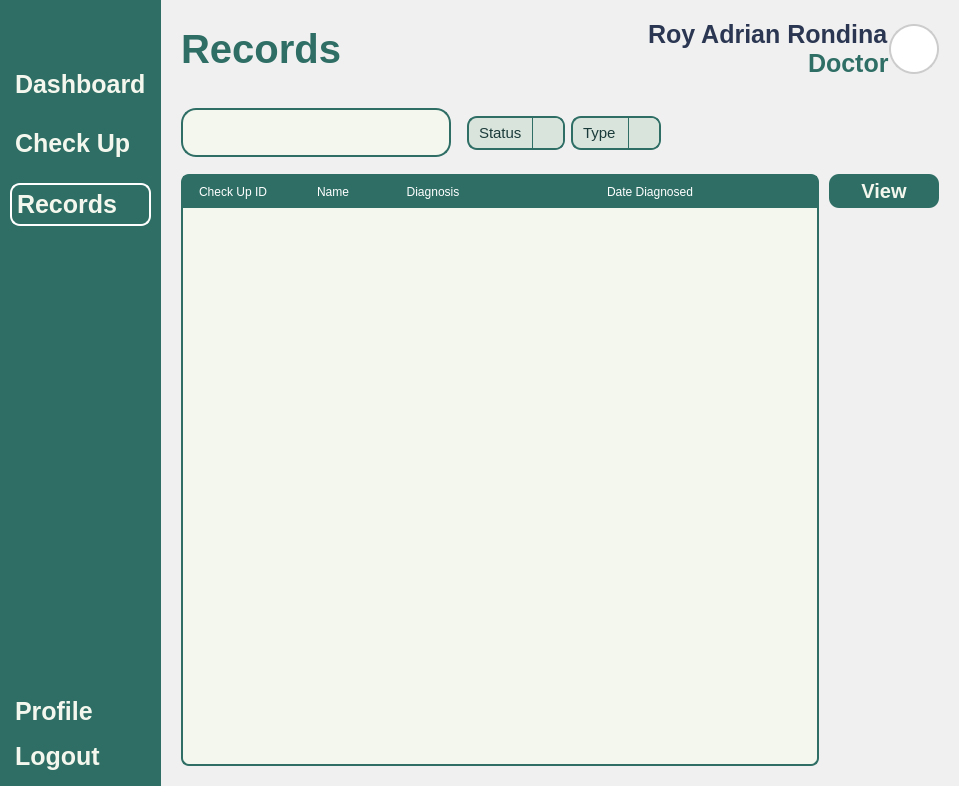
<?xml version="1.0" encoding="UTF-8"?>
<ui version="4.0">
 <class>MainWindow</class>
 <widget class="QMainWindow" name="MainWindow">
  <property name="geometry">
   <rect>
    <x>0</x>
    <y>0</y>
    <width>959</width>
    <height>786</height>
   </rect>
  </property>
  <property name="windowTitle">
   <string>MainWindow</string>
  </property>
  <property name="styleSheet">
   <string notr="true">*{
	padding: 0px;
	margin: 0px;
	border: 0px;
}
QPushButton {
	font: 900 10pt &quot;Satoshi Black&quot;;
	background-color: transparent;
 	border-radius: 10px;
	font-weight: bold;
	font-size: 25px;
	color: #F4F7ED;
	text-align: left;
	padding: 5px 5px;
}
#NavBar {
    background-color: #2E6E65;
}
QLabel {
	font: 900 10pt &quot;Satoshi Black&quot;;
	font-size: 25px;
	font-weight: bold;
	color: #2E6E65;
	qproperty-alignment: 'AlignLeft';
    qproperty-wordWrap: true;
	background: transparent;
}
</string>
  </property>
  <widget class="QWidget" name="centralwidget">
   <layout class="QHBoxLayout" name="horizontalLayout">
    <property name="spacing">
     <number>0</number>
    </property>
    <property name="leftMargin">
     <number>0</number>
    </property>
    <property name="topMargin">
     <number>0</number>
    </property>
    <property name="rightMargin">
     <number>0</number>
    </property>
    <property name="bottomMargin">
     <number>0</number>
    </property>
    <item>
     <widget class="QWidget" name="NavBar" native="true">
      <property name="sizePolicy">
       <sizepolicy hsizetype="Preferred" vsizetype="Expanding">
        <horstretch>0</horstretch>
        <verstretch>0</verstretch>
       </sizepolicy>
      </property>
      <layout class="QVBoxLayout" name="verticalLayout_3">
       <property name="spacing">
        <number>6</number>
       </property>
       <property name="leftMargin">
        <number>10</number>
       </property>
       <property name="topMargin">
        <number>10</number>
       </property>
       <property name="rightMargin">
        <number>10</number>
       </property>
       <property name="bottomMargin">
        <number>10</number>
       </property>
       <item>
        <widget class="QPushButton" name="DashBoardButton_2">
         <property name="text">
          <string/>
         </property>
         <property name="icon">
          <iconset resource="../Images/resources.qrc">
           <normaloff>:/lucide/icons/align-justify.svg</normaloff>:/lucide/icons/align-justify.svg</iconset>
         </property>
         <property name="iconSize">
          <size>
           <width>40</width>
           <height>40</height>
          </size>
         </property>
        </widget>
       </item>
       <item>
        <spacer name="verticalSpacer_3">
         <property name="orientation">
          <enum>Qt::Vertical</enum>
         </property>
         <property name="sizeType">
          <enum>QSizePolicy::Fixed</enum>
         </property>
         <property name="sizeHint" stdset="0">
          <size>
           <width>20</width>
           <height>10</height>
          </size>
         </property>
        </spacer>
       </item>
       <item>
        <layout class="QVBoxLayout" name="MainButtons_2">
         <property name="spacing">
          <number>20</number>
         </property>
         <property name="sizeConstraint">
          <enum>QLayout::SetNoConstraint</enum>
         </property>
         <item>
          <widget class="QPushButton" name="DashboardButton">
           <property name="text">
            <string>Dashboard</string>
           </property>
           <property name="icon">
            <iconset resource="../Images/resources.qrc">
             <normaloff>:/lucide/icons/layout-dashboard.svg</normaloff>:/lucide/icons/layout-dashboard.svg</iconset>
           </property>
           <property name="iconSize">
            <size>
             <width>40</width>
             <height>40</height>
            </size>
           </property>
          </widget>
         </item>
         <item>
          <widget class="QPushButton" name="CheckUpButton">
           <property name="text">
            <string>Check Up</string>
           </property>
           <property name="icon">
            <iconset resource="../Images/resources.qrc">
             <normaloff>:/lucide/icons/file-text.svg</normaloff>:/lucide/icons/file-text.svg</iconset>
           </property>
           <property name="iconSize">
            <size>
             <width>40</width>
             <height>40</height>
            </size>
           </property>
          </widget>
         </item>
         <item>
          <widget class="QPushButton" name="pushButton_8">
           <property name="styleSheet">
            <string notr="true">QPushButton {
	border: 2px solid white;
}</string>
           </property>
           <property name="text">
            <string>Records</string>
           </property>
           <property name="icon">
            <iconset resource="../Images/resources.qrc">
             <normaloff>:/lucide/icons/user-round-pen.svg</normaloff>:/lucide/icons/user-round-pen.svg</iconset>
           </property>
           <property name="iconSize">
            <size>
             <width>40</width>
             <height>40</height>
            </size>
           </property>
          </widget>
         </item>
        </layout>
       </item>
       <item>
        <spacer name="verticalSpacer_4">
         <property name="orientation">
          <enum>Qt::Vertical</enum>
         </property>
         <property name="sizeType">
          <enum>QSizePolicy::Expanding</enum>
         </property>
         <property name="sizeHint" stdset="0">
          <size>
           <width>20</width>
           <height>40</height>
          </size>
         </property>
        </spacer>
       </item>
       <item>
        <layout class="QVBoxLayout" name="verticalLayout_4">
         <property name="sizeConstraint">
          <enum>QLayout::SetNoConstraint</enum>
         </property>
         <item>
          <widget class="QPushButton" name="pushButton_9">
           <property name="text">
            <string>Profile</string>
           </property>
           <property name="icon">
            <iconset resource="../Images/resources.qrc">
             <normaloff>:/lucide/icons/user-round-cog.svg</normaloff>:/lucide/icons/user-round-cog.svg</iconset>
           </property>
           <property name="iconSize">
            <size>
             <width>40</width>
             <height>40</height>
            </size>
           </property>
          </widget>
         </item>
         <item>
          <widget class="QPushButton" name="pushButton_10">
           <property name="text">
            <string>Logout</string>
           </property>
           <property name="icon">
            <iconset resource="../Images/resources.qrc">
             <normaloff>:/lucide/icons/log-out.svg</normaloff>:/lucide/icons/log-out.svg</iconset>
           </property>
           <property name="iconSize">
            <size>
             <width>40</width>
             <height>40</height>
            </size>
           </property>
          </widget>
         </item>
        </layout>
       </item>
      </layout>
     </widget>
    </item>
    <item>
     <widget class="QFrame" name="MainBodyContainer">
      <property name="styleSheet">
       <string notr="true">#MainBodyContainer {
	background-color: #f0f0f0;
}

#Header {
	padding: 20px 20px;
}
QLabel {
    padding: 0px;
}
#UserType {
	font: 300 10pt &quot;Lexend Light&quot;;
	font-size: 15px;
	color: #2B3752;
}
#UserName {
	font: 600 10pt &quot;Lexend SemiBold&quot;;
	font-size: 25px;
	color: #2B3752;
}
#InterfaceTitle{
	font-size: 40px;
}
QGraphicsView {
    border: 2px solid #ccc;
    border-radius: 25px;
    background: white;
}


</string>
      </property>
      <property name="frameShape">
       <enum>QFrame::StyledPanel</enum>
      </property>
      <property name="frameShadow">
       <enum>QFrame::Raised</enum>
      </property>
      <layout class="QVBoxLayout" name="verticalLayout_5">
       <property name="spacing">
        <number>0</number>
       </property>
       <property name="leftMargin">
        <number>0</number>
       </property>
       <property name="topMargin">
        <number>0</number>
       </property>
       <property name="rightMargin">
        <number>0</number>
       </property>
       <property name="bottomMargin">
        <number>0</number>
       </property>
       <item>
        <widget class="QFrame" name="Header">
         <property name="sizePolicy">
          <sizepolicy hsizetype="Expanding" vsizetype="Preferred">
           <horstretch>0</horstretch>
           <verstretch>0</verstretch>
          </sizepolicy>
         </property>
         <property name="frameShape">
          <enum>QFrame::StyledPanel</enum>
         </property>
         <property name="frameShadow">
          <enum>QFrame::Raised</enum>
         </property>
         <layout class="QHBoxLayout" name="horizontalLayout_6">
          <property name="spacing">
           <number>0</number>
          </property>
          <property name="leftMargin">
           <number>0</number>
          </property>
          <property name="topMargin">
           <number>0</number>
          </property>
          <property name="rightMargin">
           <number>0</number>
          </property>
          <property name="bottomMargin">
           <number>0</number>
          </property>
          <item>
           <widget class="QWidget" name="widget_3" native="true">
            <layout class="QHBoxLayout" name="horizontalLayout_2">
             <property name="spacing">
              <number>10</number>
             </property>
             <property name="leftMargin">
              <number>0</number>
             </property>
             <property name="topMargin">
              <number>0</number>
             </property>
             <property name="rightMargin">
              <number>0</number>
             </property>
             <property name="bottomMargin">
              <number>0</number>
             </property>
             <item alignment="Qt::AlignVCenter">
              <widget class="QLabel" name="InterfaceTitle">
               <property name="text">
                <string>Records</string>
               </property>
              </widget>
             </item>
            </layout>
           </widget>
          </item>
          <item>
           <layout class="QHBoxLayout" name="UserPanel">
            <property name="rightMargin">
             <number>0</number>
            </property>
            <item>
             <layout class="QVBoxLayout" name="UserInfo">
              <property name="spacing">
               <number>0</number>
              </property>
              <item alignment="Qt::AlignRight">
               <widget class="QLabel" name="UserName">
                <property name="text">
                 <string>Roy Adrian Rondina</string>
                </property>
                <property name="alignment">
                 <set>Qt::AlignLeading</set>
                </property>
               </widget>
              </item>
              <item alignment="Qt::AlignRight">
               <widget class="QLabel" name="ID">
                <property name="text">
                 <string>Doctor</string>
                </property>
                <property name="alignment">
                 <set>Qt::AlignLeading</set>
                </property>
               </widget>
              </item>
             </layout>
            </item>
            <item>
             <widget class="QFrame" name="Profile">
              <property name="sizePolicy">
               <sizepolicy hsizetype="Fixed" vsizetype="Fixed">
                <horstretch>0</horstretch>
                <verstretch>0</verstretch>
               </sizepolicy>
              </property>
              <property name="minimumSize">
               <size>
                <width>50</width>
                <height>50</height>
               </size>
              </property>
              <property name="maximumSize">
               <size>
                <width>50</width>
                <height>50</height>
               </size>
              </property>
              <property name="frameShape">
               <enum>QFrame::StyledPanel</enum>
              </property>
              <property name="frameShadow">
               <enum>QFrame::Raised</enum>
              </property>
              <layout class="QVBoxLayout" name="verticalLayout_6">
               <property name="spacing">
                <number>0</number>
               </property>
               <property name="leftMargin">
                <number>0</number>
               </property>
               <property name="topMargin">
                <number>0</number>
               </property>
               <property name="rightMargin">
                <number>0</number>
               </property>
               <property name="bottomMargin">
                <number>0</number>
               </property>
               <item>
                <widget class="QGraphicsView" name="ProfilePic">
                 <property name="enabled">
                  <bool>true</bool>
                 </property>
                 <property name="sizePolicy">
                  <sizepolicy hsizetype="Preferred" vsizetype="Preferred">
                   <horstretch>0</horstretch>
                   <verstretch>0</verstretch>
                  </sizepolicy>
                 </property>
                 <property name="minimumSize">
                  <size>
                   <width>0</width>
                   <height>0</height>
                  </size>
                 </property>
                </widget>
               </item>
              </layout>
             </widget>
            </item>
           </layout>
          </item>
         </layout>
        </widget>
       </item>
       <item>
        <widget class="QFrame" name="MainBody">
         <property name="sizePolicy">
          <sizepolicy hsizetype="Expanding" vsizetype="Expanding">
           <horstretch>0</horstretch>
           <verstretch>0</verstretch>
          </sizepolicy>
         </property>
         <property name="styleSheet">
          <string notr="true">#Searchbar {
	border: 2px solid #2E6E65;
	border-radius: 15px;
	text-align: center;
	background-color: transparent;
}

QComboBox {
    background-color: #b5cecb;
    font-size: 15px;
    color: #1b3b3a;
    border-radius: 10px;
    padding: 5px 10px;
    border: 1px solid #2E6E65;
}

QComboBox::drop-down {
    background: transparent;
    border: none;
    width: 20px;
}

</string>
         </property>
         <property name="frameShape">
          <enum>QFrame::StyledPanel</enum>
         </property>
         <property name="frameShadow">
          <enum>QFrame::Raised</enum>
         </property>
         <layout class="QVBoxLayout" name="verticalLayout_2">
          <property name="leftMargin">
           <number>20</number>
          </property>
          <property name="topMargin">
           <number>0</number>
          </property>
          <property name="rightMargin">
           <number>20</number>
          </property>
          <property name="bottomMargin">
           <number>20</number>
          </property>
          <item>
           <widget class="QFrame" name="SearchBarContainer">
            <property name="sizePolicy">
             <sizepolicy hsizetype="Preferred" vsizetype="Expanding">
              <horstretch>0</horstretch>
              <verstretch>0</verstretch>
             </sizepolicy>
            </property>
            <property name="maximumSize">
             <size>
              <width>16777215</width>
              <height>70</height>
             </size>
            </property>
            <property name="frameShape">
             <enum>QFrame::StyledPanel</enum>
            </property>
            <property name="frameShadow">
             <enum>QFrame::Raised</enum>
            </property>
            <layout class="QHBoxLayout" name="horizontalLayout_4">
             <property name="leftMargin">
              <number>0</number>
             </property>
             <item>
              <widget class="QWidget" name="SearchBar" native="true">
               <property name="sizePolicy">
                <sizepolicy hsizetype="Expanding" vsizetype="Fixed">
                 <horstretch>0</horstretch>
                 <verstretch>0</verstretch>
                </sizepolicy>
               </property>
               <property name="styleSheet">
                <string notr="true">#SearchBar {
	background-color: #F4F7ED;
	border: 2px solid #2E6E65;
    border-radius: 15px;
}
#Search{
	background-color: transparent ;
	font: 300 14pt &quot;Lexend Light&quot;;
}</string>
               </property>
               <layout class="QHBoxLayout" name="horizontalLayout_3">
                <property name="spacing">
                 <number>0</number>
                </property>
                <property name="leftMargin">
                 <number>0</number>
                </property>
                <property name="topMargin">
                 <number>5</number>
                </property>
                <property name="rightMargin">
                 <number>0</number>
                </property>
                <property name="bottomMargin">
                 <number>5</number>
                </property>
                <item>
                 <widget class="QLineEdit" name="Search"/>
                </item>
                <item>
                 <widget class="QPushButton" name="Icon">
                  <property name="text">
                   <string/>
                  </property>
                  <property name="icon">
                   <iconset resource="../Images/resources.qrc">
                    <normaloff>:/lucide/icons/search.svg</normaloff>:/lucide/icons/search.svg</iconset>
                  </property>
                  <property name="iconSize">
                   <size>
                    <width>40</width>
                    <height>40</height>
                   </size>
                  </property>
                 </widget>
                </item>
               </layout>
              </widget>
             </item>
             <item>
              <spacer name="horizontalSpacer_3">
               <property name="orientation">
                <enum>Qt::Horizontal</enum>
               </property>
               <property name="sizeType">
                <enum>QSizePolicy::Maximum</enum>
               </property>
               <property name="sizeHint" stdset="0">
                <size>
                 <width>10</width>
                 <height>20</height>
                </size>
               </property>
              </spacer>
             </item>
             <item>
              <widget class="QComboBox" name="StatusBox">
               <property name="sizePolicy">
                <sizepolicy hsizetype="Preferred" vsizetype="Fixed">
                 <horstretch>0</horstretch>
                 <verstretch>0</verstretch>
                </sizepolicy>
               </property>
               <property name="styleSheet">
                <string notr="true">QComboBox {
    background-color: #D9E4DC;
    border: 2px solid #2E6E65;
    border-radius: 10px;
    padding: 5px 10px;
	font: 300 12pt &quot;Lexend Light&quot;;
}
QComboBox::drop-down {
    subcontrol-origin: padding;
    subcontrol-position: top right;
    width: 30px;
    border-left: 1px solid #2E6E65;
    background-color: #D9E4DC;
    border-top-right-radius: 8px;
    border-bottom-right-radius: 8px;
}
QComboBox::down-arrow {
    image: url(:/icons/icons/chevron-down.svg);
    width: 20px;
    height: 20px;
}
QComboBox QAbstractItemView {
    background-color: #F4F7ED;
    selection-background-color: #CCE3D0;
    border: 1px solid #2E6E65;
    border-radius: 2px;
    outline: 0;
	font: 300 12pt &quot;Lexend Light&quot;;
}</string>
               </property>
               <property name="editable">
                <bool>false</bool>
               </property>
               <item>
                <property name="text">
                 <string>Status</string>
                </property>
               </item>
              </widget>
             </item>
             <item>
              <widget class="QComboBox" name="TypeBox">
               <property name="styleSheet">
                <string notr="true">QComboBox {
    background-color: #D9E4DC;
    border: 2px solid #2E6E65;
    border-radius: 10px;
    padding: 5px 10px;
	font: 300 12pt &quot;Lexend Light&quot;;
}
QComboBox::drop-down {
    subcontrol-origin: padding;
    subcontrol-position: top right;
    width: 30px;
    border-left: 1px solid #2E6E65;
    background-color: #D9E4DC;
    border-top-right-radius: 8px;
    border-bottom-right-radius: 8px;
}
QComboBox::down-arrow {
    image: url(:/icons/icons/chevron-down.svg);
    width: 20px;
    height: 20px;
}
QComboBox QAbstractItemView {
    background-color: #F4F7ED;
    selection-background-color: #CCE3D0;
    border: 1px solid #2E6E65;
    border-radius: 2px;
    outline: 0;
	font: 300 12pt &quot;Lexend Light&quot;;
}</string>
               </property>
               <item>
                <property name="text">
                 <string>Type</string>
                </property>
               </item>
              </widget>
             </item>
             <item>
              <spacer name="horizontalSpacer_4">
               <property name="orientation">
                <enum>Qt::Horizontal</enum>
               </property>
               <property name="sizeType">
                <enum>QSizePolicy::Expanding</enum>
               </property>
               <property name="sizeHint" stdset="0">
                <size>
                 <width>200</width>
                 <height>20</height>
                </size>
               </property>
              </spacer>
             </item>
            </layout>
           </widget>
          </item>
          <item>
           <widget class="QWidget" name="widget" native="true">
            <layout class="QHBoxLayout" name="horizontalLayout_5">
             <property name="spacing">
              <number>10</number>
             </property>
             <property name="leftMargin">
              <number>0</number>
             </property>
             <property name="topMargin">
              <number>0</number>
             </property>
             <property name="rightMargin">
              <number>0</number>
             </property>
             <property name="bottomMargin">
              <number>0</number>
             </property>
             <item>
              <widget class="QScrollArea" name="scrollArea">
               <property name="styleSheet">
                <string notr="true">QScrollBar:vertical {
     background: transparent;
     width: 10px;
	border-radius: 5px;
}
QScrollBar::handle:vertical {
    	background: #C0C0C0;
    	border-radius: 5px;
}
QScrollBar::handle:vertical:hover {
    	background: #A0A0A0;
}
QScrollBar::add-line:vertical,
QScrollBar::sub-line:vertical{
    	background: none;
    	border: none;
}
</string>
               </property>
               <property name="widgetResizable">
                <bool>true</bool>
               </property>
               <widget class="QWidget" name="scrollAreaWidgetContents">
                <property name="geometry">
                 <rect>
                  <x>0</x>
                  <y>0</y>
                  <width>587</width>
                  <height>585</height>
                 </rect>
                </property>
                <layout class="QVBoxLayout" name="verticalLayout_7">
                 <property name="spacing">
                  <number>0</number>
                 </property>
                 <property name="leftMargin">
                  <number>0</number>
                 </property>
                 <property name="topMargin">
                  <number>0</number>
                 </property>
                 <property name="rightMargin">
                  <number>0</number>
                 </property>
                 <property name="bottomMargin">
                  <number>0</number>
                 </property>
                 <item>
                  <widget class="QTableWidget" name="DoneTable">
                   <property name="styleSheet">
                    <string notr="true">QTableWidget {
	background-color: #F4F7ED;
	gridline-color: transparent;
	border-radius: 8px;
	border: 2px solid #2E6E65;
}
QTableWidget::item {
	border: none;
	font:500 16pt &quot;Satoshi&quot;;
	color: #2B3752;
}
QTableWidget::item:selected {
	background-color: rgba(46, 110, 101, 0.3);
}
QTableWidget QHeaderView::section {
	background-color: #2E6E65;
	color: white;
	padding: 5px;
	font: 700 15pt &quot;Satoshi&quot;;
	border: 2px solid #2E6E65;
}</string>
                   </property>
                   <attribute name="horizontalHeaderStretchLastSection">
                    <bool>true</bool>
                   </attribute>
                   <column>
                    <property name="text">
                     <string>Check Up ID</string>
                    </property>
                   </column>
                   <column>
                    <property name="text">
                     <string>Name</string>
                    </property>
                   </column>
                   <column>
                    <property name="text">
                     <string>Diagnosis</string>
                    </property>
                   </column>
                   <column>
                    <property name="text">
                     <string>Date Diagnosed</string>
                    </property>
                   </column>
                  </widget>
                 </item>
                </layout>
               </widget>
              </widget>
             </item>
             <item alignment="Qt::AlignTop">
              <widget class="QWidget" name="widget_2" native="true">
               <property name="sizePolicy">
                <sizepolicy hsizetype="Fixed" vsizetype="Preferred">
                 <horstretch>0</horstretch>
                 <verstretch>0</verstretch>
                </sizepolicy>
               </property>
               <property name="minimumSize">
                <size>
                 <width>110</width>
                 <height>0</height>
                </size>
               </property>
               <property name="styleSheet">
                <string notr="true">QPushButton {
	font: 900 10pt &quot;Satoshi Black&quot;;
	background-color:  #2E6E65;
	border-radius: 10px;
	font-weight: bold;
	font-size: 20px;
	color: #F4F7ED;
	text-align: center;
}</string>
               </property>
               <layout class="QVBoxLayout" name="verticalLayout">
                <property name="spacing">
                 <number>0</number>
                </property>
                <property name="leftMargin">
                 <number>0</number>
                </property>
                <property name="topMargin">
                 <number>0</number>
                </property>
                <property name="rightMargin">
                 <number>0</number>
                </property>
                <property name="bottomMargin">
                 <number>0</number>
                </property>
                <item>
                 <widget class="QPushButton" name="ViewPatientButton">
                  <property name="text">
                   <string>View</string>
                  </property>
                 </widget>
                </item>
               </layout>
              </widget>
             </item>
            </layout>
           </widget>
          </item>
         </layout>
        </widget>
       </item>
      </layout>
     </widget>
    </item>
   </layout>
  </widget>
 </widget>
 <resources>
  <include location="../Images/resources.qrc"/>
 </resources>
 <connections/>
</ui>
